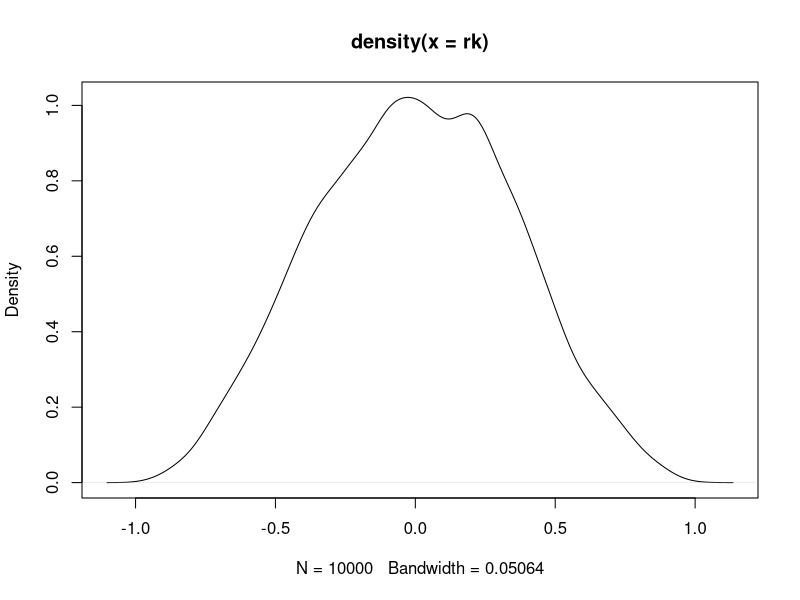
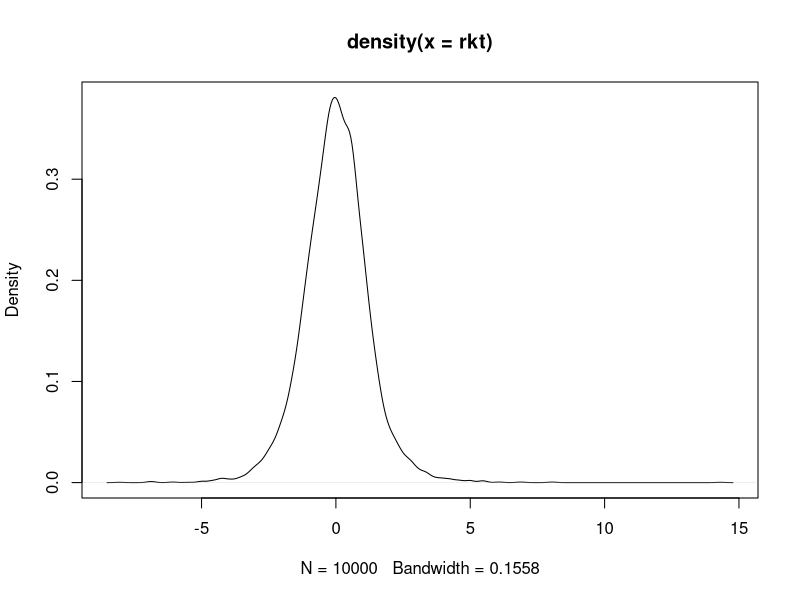
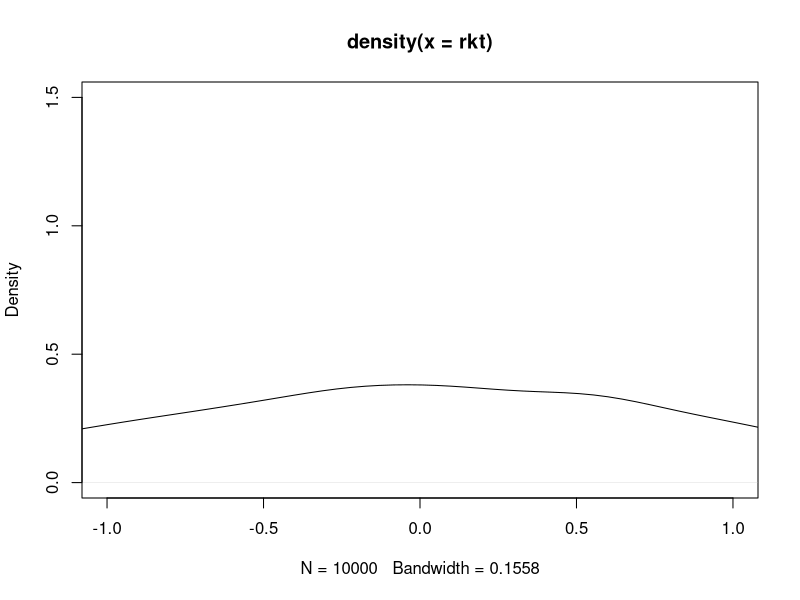

Write R code to recreate these figures, in order.
## ---- chunk 1
knitr::opts_chunk$set(echo = TRUE)
## ---- chunk 2
i = c(1:10000)
x = c(1:9)
calcor <- function(i) {
  y = sample(x, 9);
  cor(x, y, method="spearman")
}
rk = sapply(i, calcor)
## ---- chunk 3
summary(rk)
## ---- chunk 4
sd(rk)
## ---- chunk 5
plot(density(rk))
## ---- chunk 6
transform <- function(i) {
  i * sqrt(7 / (1 - i^2))
}
rkt = sapply(rk, transform)
## ---- chunk 7
summary(rkt)
## ---- chunk 8
sd(rkt)
## ---- chunk 9
plot(density(rkt))
## ---- chunk 10
plot(density(rkt), ylim=c(0,1.5), xlim=c(-1, 1))
